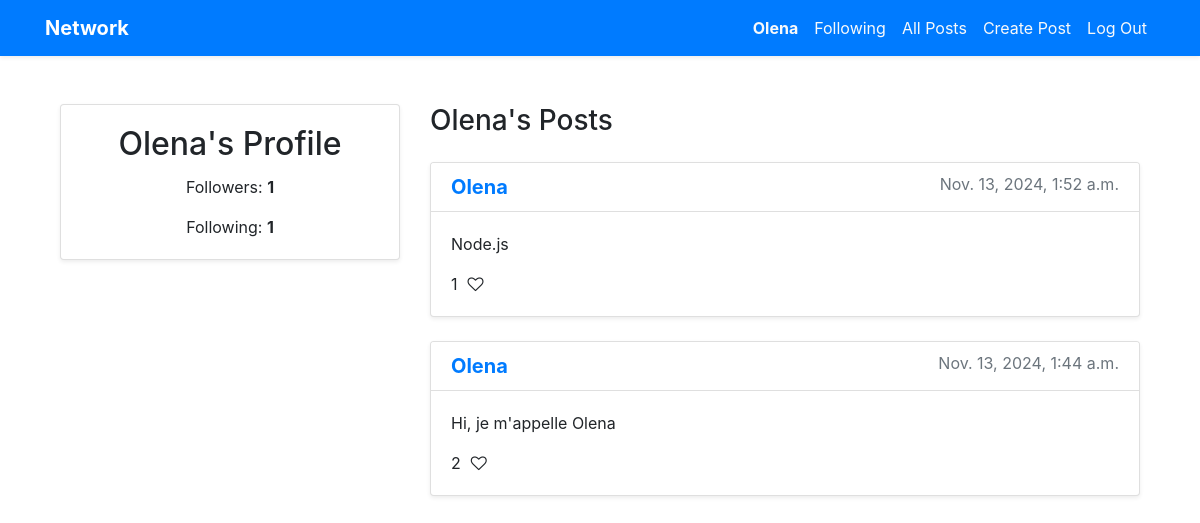
/profile/1 (signed in), run on an earlier commit of the app's database.
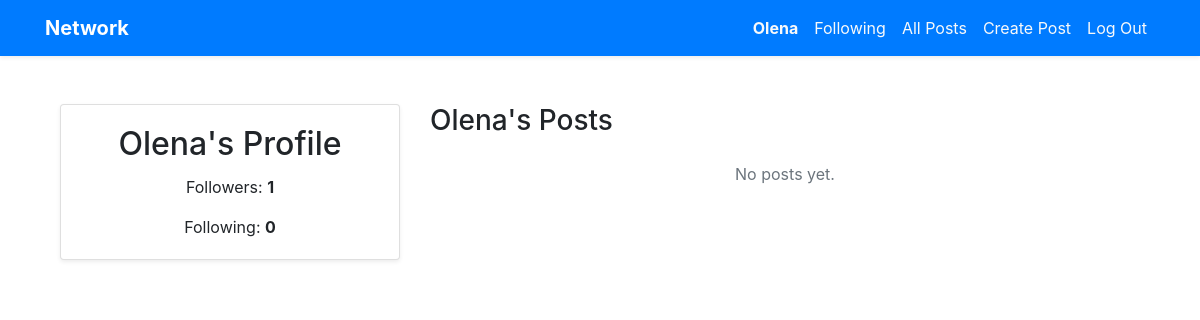
And on a later commit of the database.
### network/models.py (models this page shows, shortened)
class Post(models.Model):
    user = models.ForeignKey(User, on_delete=models.CASCADE, related_name="posts")
    content = models.TextField()
    timestamp = models.DateTimeField(auto_now_add=True)
    def like_count(self):
        return self.likes.count()

class User(AbstractUser):
    pass

### network/views.py (the view)
# urls.py: path("profile/<int:user_id>", views.profile, name="profile"),
@login_required
def profile(request, user_id):
    user_profile = get_object_or_404(User, pk=user_id)
    posts = user_profile.posts.all().order_by("-timestamp")
    followers_count = user_profile.followers.count()
    following_count = user_profile.following.count()
    is_following = request.user.is_authenticated and Follow.objects.filter(user=request.user, followed_user=user_profile).exists()
    return render(request, "network/profile.html", {
        "user_profile": user_profile,
        "posts": posts,
        "followers_count": followers_count,
        "following_count": following_count,
        "is_following": is_following
    })

### network/templates/network/profile.html (shortened to what this page needs)
{% extends "network/layout.html" %}
{% load static %}
{% block body %}
<div class="container mt-5">
    <div class="row">
        <div class="col-md-4">
            <div class="card shadow-sm mb-4">
                <div class="card-body text-center">
                    <h2 class="card-title">{{ user_profile.username }}'s Profile</h2>
                    <p class="card-text">Followers: <span id="followers-count" class="font-weight-bold">{{ followers_count }}</span></p>
                    <p class="card-text">Following: <span class="font-weight-bold">{{ following_count }}</span></p>
                </div>
            </div>
        </div>
        <div class="col-md-8">
            <h3 class="mb-4">{{ user_profile.username }}'s Posts</h3>
            {% for post in posts %}
                <div class="card mb-4 shadow-sm">
                    <div class="card-header bg-white">
                        <h5 class="card-title mb-0">
                            <a href="{% url 'profile' post.user.id %}" class="text-primary font-weight-bold">{{ post.user.username }}</a>
                            <small class="text-muted float-right">{{ post.timestamp }}</small>
                        </h5>
                    </div>
                    <div class="card-body">
                        <p class="card-text">{{ post.content }}</p>
                        <div class="d-flex align-items-center mt-3">
                            <div class="like-section mr-3">
                                <span id="like-count-{{ post.id }}" class="like-count">{{ post.like_count }}</span>
                                <i class="fa fa-heart-o like-icon" data-post-id="{{ post.id }}"></i>
                            </div>
                        </div>
                    </div>
                </div>
            {% empty %}
                <div class="text-center text-muted">
                    <p>No posts yet.</p>
                </div>
            {% endfor %}
        </div>
    </div>
</div>
{% endblock %}

What changed in the data, as far as the page shows it:
removed Post: user.username "Olena", timestamp "Nov. 13, 2024, 1:52 a.m.", content "Node.js", like_count "1"
removed Post: user.username "Olena", timestamp "Nov. 13, 2024, 1:44 a.m.", content "Hi, je m'appelle Olena", like_count "2"
Also different on the page:
{{ following_count }}: "1" → "0"
text now shown: "No posts yet."
